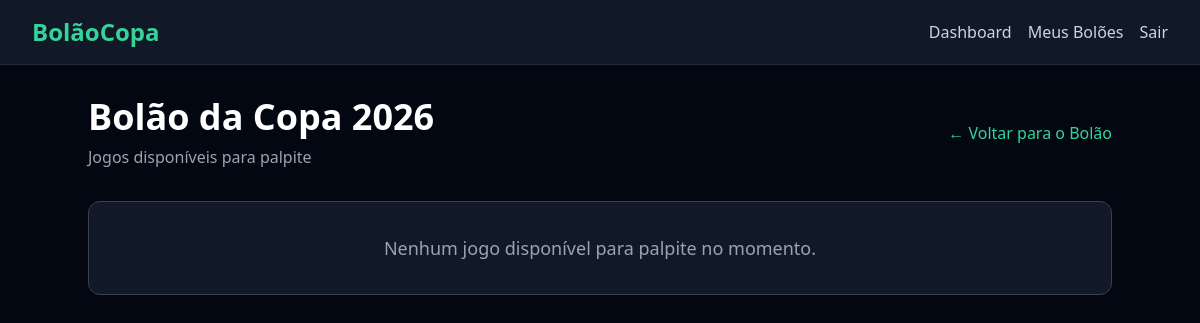
The page /pools/4/matches/ (signed in) on the database as committed earlier.
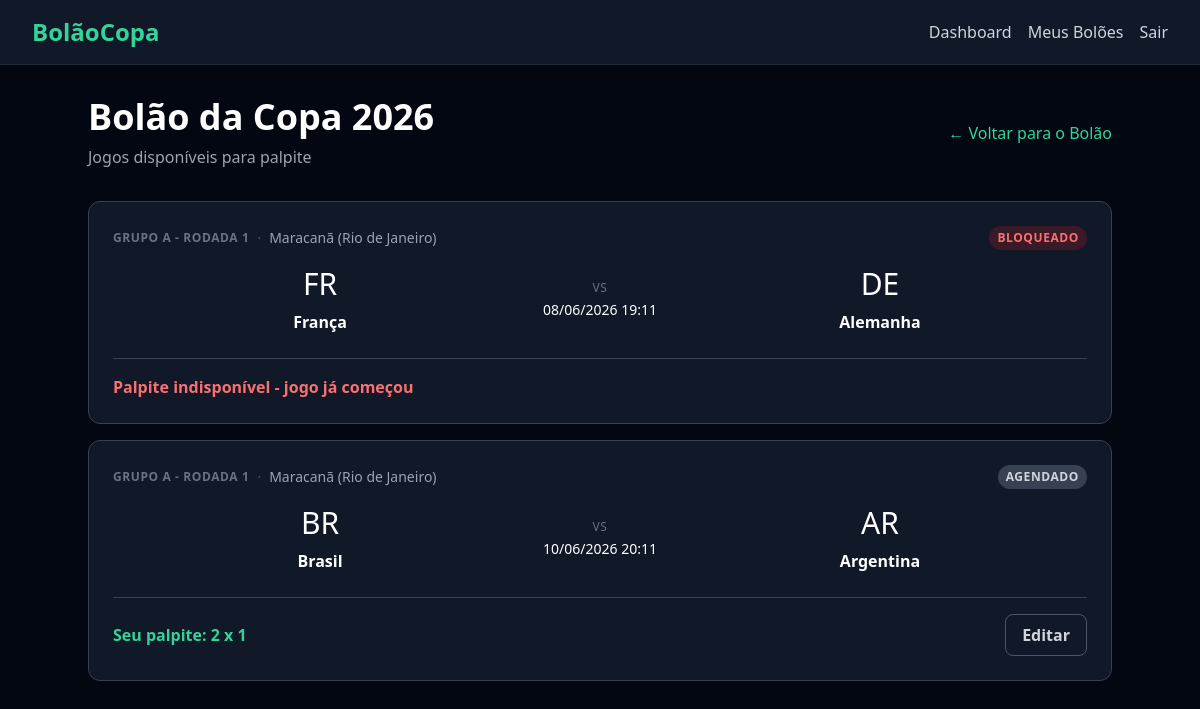
The same page on the database as committed later.
### pools/models.py (models this page shows, shortened)
class Pool(models.Model):
    name = models.CharField(max_length=100)
    description = models.TextField(blank=True)
    invite_token = models.UUIDField(default=uuid.uuid4, unique=True)
    created_by = models.ForeignKey(
        settings.AUTH_USER_MODEL,
        on_delete=models.CASCADE,
        related_name='created_pools',
    )
    created_at = models.DateTimeField(auto_now_add=True)
    updated_at = models.DateTimeField(auto_now=True)

### matches/models.py (models this page shows, shortened)
class Match(models.Model):
    STATUS_CHOICES = (
        ('agendado', 'Agendado'),
        ('em_andamento', 'Em andamento'),
        ('finalizado', 'Finalizado'),
    )
    round = models.ForeignKey(
        Round,
        on_delete=models.CASCADE,
        related_name='matches',
    )
    stadium = models.ForeignKey(
        Stadium,
        on_delete=models.PROTECT,
        related_name='matches',
    )
    home_team = models.ForeignKey(
        Team,
        on_delete=models.PROTECT,
        related_name='home_matches',
    )
    away_team = models.ForeignKey(
        Team,
        on_delete=models.PROTECT,
        related_name='away_matches',
    )
    match_datetime = models.DateTimeField()
    home_score = models.PositiveIntegerField(null=True, blank=True)
    away_score = models.PositiveIntegerField(null=True, blank=True)
    status = models.CharField(
        max_length=20,
        choices=STATUS_CHOICES,
        default='agendado',
    )
    created_at = models.DateTimeField(auto_now_add=True)
    updated_at = models.DateTimeField(auto_now=True)
    class Meta:
        ordering = ('match_datetime',)

class Round(models.Model):
    PHASE_CHOICES = (
        ('grupo', 'Fase de Grupos'),
        ('oitavas', 'Oitavas de Final'),
        ('quartas', 'Quartas de Final'),
        ('semi', 'Semifinal'),
        ('terceiro_lugar', 'Terceiro Lugar'),
        ('final', 'Final'),
    )
    name = models.CharField(max_length=100)
    order = models.PositiveIntegerField()
    phase = models.CharField(max_length=20, choices=PHASE_CHOICES)
    created_at = models.DateTimeField(auto_now_add=True)
    updated_at = models.DateTimeField(auto_now=True)
    class Meta:
        ordering = ('order',)

class Stadium(models.Model):
    name = models.CharField(max_length=200)
    city = models.CharField(max_length=100)
    country = models.CharField(max_length=100)
    created_at = models.DateTimeField(auto_now_add=True)
    updated_at = models.DateTimeField(auto_now=True)
    def __str__(self):
        return f'{self.name} ({self.city})'

class Team(models.Model):
    name = models.CharField(max_length=100)
    country_code = models.CharField(max_length=3, unique=True)
    flag_emoji = models.CharField(max_length=10, blank=True)
    created_at = models.DateTimeField(auto_now_add=True)
    updated_at = models.DateTimeField(auto_now=True)

### predictions/models.py (models this page shows, shortened)
class Prediction(models.Model):
    user = models.ForeignKey(
        settings.AUTH_USER_MODEL,
        on_delete=models.CASCADE,
        related_name='predictions',
    )
    match = models.ForeignKey(
        Match,
        on_delete=models.CASCADE,
        related_name='predictions',
    )
    pool = models.ForeignKey(
        Pool,
        on_delete=models.CASCADE,
        related_name='predictions',
    )
    home_score = models.PositiveIntegerField()
    away_score = models.PositiveIntegerField()
    points = models.IntegerField(default=0)
    created_at = models.DateTimeField(auto_now_add=True)
    updated_at = models.DateTimeField(auto_now=True)
    class Meta:
        unique_together = ('user', 'match', 'pool')

### predictions/views.py (the view)
class PoolMatchListView(LoginRequiredMixin, ListView):
    template_name = 'predictions/pool_matches.html'
    context_object_name = 'matches'
    def get_queryset(self):
        self.pool = get_object_or_404(Pool, pk=self.kwargs['pool_id'])
        return Match.objects.filter(
            match_datetime__gte=timezone.now() - timezone.timedelta(hours=4),
        ).select_related('home_team', 'away_team', 'stadium', 'round').order_by(
            'match_datetime',
        )
    def dispatch(self, request, *args, **kwargs):
        self.pool = get_object_or_404(Pool, pk=self.kwargs['pool_id'])
        if not PoolMember.objects.filter(
            pool=self.pool,
            user=request.user,
        ).exists():
            messages.error(request, 'Você precisa ser membro deste bolão para acessar.')
            return redirect(reverse('pool_detail', kwargs={'pk': self.pool.pk}))
        return super().dispatch(request, *args, **kwargs)
    def get_context_data(self, **kwargs):
        context = super().get_context_data(**kwargs)
        context['pool'] = self.pool
        now = timezone.now()
        user_predictions = {
            p.match_id: p for p in Prediction.objects.filter(
                user=self.request.user,
                pool=self.pool,
            )
        }
        match_items = []
        for match in context['matches']:
            is_locked = match.match_datetime <= now
            match_items.append({
                'match': match,
                'is_locked': is_locked,
                'user_prediction': user_predictions.get(match.pk),
            })
        context['match_items'] = match_items
        return context

### templates/predictions/pool_matches.html (shortened to what this page needs)
{% extends 'base.html' %}
{% block content %}
<div class='max-w-5xl mx-auto'>
    <div class='flex items-center justify-between mb-8'>
        <div>
            <h1 class='text-3xl md:text-4xl font-bold text-white'>{{ pool.name }}</h1>
            <p class='text-gray-400 mt-2'>Jogos disponíveis para palpite</p>
        </div>
        <a href='{% url "pool_detail" pk=pool.pk %}' class='text-emerald-400 hover:text-emerald-300 transition-colors duration-200'>
            &larr; Voltar para o Bolão
        </a>
    </div>
    {% if match_items %}
        <div class='space-y-4'>
            {% for item in match_items %}
                <div class='bg-gray-900 border border-gray-700 rounded-xl p-6 hover:border-emerald-500/50 transition-colors duration-200'>
                    <div class='flex items-center justify-between mb-4'>
                        <div class='flex items-center gap-2 text-sm'>
                            <span class='text-xs font-semibold uppercase tracking-wider text-gray-500'>{{ item.match.round.name }}</span>
                            <span class='text-gray-600'>·</span>
                            <span class='text-gray-400'>{{ item.match.stadium }}</span>
                        </div>
                        {% if item.is_locked %}
                            <span class='text-xs font-semibold uppercase tracking-wider px-2 py-1 rounded-full bg-red-600/20 text-red-400'>Bloqueado</span>
                        {% else %}
                            <span class='text-xs font-semibold uppercase tracking-wider px-2 py-1 rounded-full bg-gray-700 text-gray-300'>Agendado</span>
                        {% endif %}
                    </div>
                    <div class='flex items-center justify-between gap-4'>
                        <div class='flex flex-col items-center gap-2 flex-1'>
                            <span class='text-3xl'>{{ item.match.home_team.flag_emoji }}</span>
                            <span class='text-white font-semibold'>{{ item.match.home_team.name }}</span>
                        </div>
                        <div class='flex flex-col items-center gap-1'>
                            <span class='text-gray-500 text-xs uppercase tracking-wider'>vs</span>
                            <span class='text-white text-sm'>{{ item.match.match_datetime|date:"d/m/Y H:i" }}</span>
                        </div>
                        <div class='flex flex-col items-center gap-2 flex-1'>
                            <span class='text-3xl'>{{ item.match.away_team.flag_emoji }}</span>
                            <span class='text-white font-semibold'>{{ item.match.away_team.name }}</span>
                        </div>
                    </div>
                    <div class='mt-6 pt-4 border-t border-gray-700 flex items-center justify-between'>
                        {% if item.user_prediction %}
                            <span class='text-emerald-400 font-semibold'>Seu palpite: {{ item.user_prediction.home_score }} x {{ item.user_prediction.away_score }}</span>
                        {% elif item.is_locked %}
                            <span class='text-red-400 font-semibold'>Palpite indisponível - jogo já começou</span>
                        {% else %}
                            <span class='text-gray-400'>Você ainda não palpitou neste jogo</span>
                        {% endif %}
                        {% if not item.is_locked and not item.user_prediction %}
                            <a href='{% url "prediction_create" pool_id=pool.pk match_id=item.match.pk %}' class='bg-emerald-600 hover:bg-emerald-500 text-white font-semibold rounded-lg px-4 py-2 transition-colors duration-200'>
                                Palpitar
                            </a>
                        {% elif not item.is_locked and item.user_prediction %}
                            <a href='{% url "prediction_update" pool_id=pool.pk match_id=item.match.pk %}' class='border border-gray-600 hover:border-emerald-500 text-gray-300 hover:text-emerald-400 font-semibold rounded-lg px-4 py-2 transition-colors duration-200'>
                                Editar
                            </a>
                        {% endif %}
                    </div>
                </div>
            {% endfor %}
        </div>
    {% else %}
        <div class='bg-gray-900 border border-gray-700 rounded-xl p-8 text-center'>
            <p class='text-gray-400 text-lg'>Nenhum jogo disponível para palpite no momento.</p>
        </div>
    {% endif %}
</div>
{% endblock %}

### templates/base.html (shortened to what this page needs)
<!DOCTYPE html>
<html lang='pt-br'>
<head>
    <script src='https://cdn.tailwindcss.com'></script>
</head>
<body class='bg-gray-950 min-h-screen text-white'>
    <nav class='bg-gray-900 border-b border-gray-800 sticky top-0 z-50'>
        <div class='max-w-7xl mx-auto px-4 sm:px-6 lg:px-8'>
            <div class='flex justify-between h-16 items-center'>
                <a href='/' class='text-2xl font-bold text-emerald-400'>BolãoCopa</a>
                <div class='flex items-center space-x-4'>
                    {% if user.is_authenticated %}
                        <a href='{% url "dashboard" %}' class='text-gray-300 hover:text-emerald-400 transition-colors duration-200'>Dashboard</a>
                        <a href='{% url "pool_list" %}' class='text-gray-300 hover:text-emerald-400 transition-colors duration-200'>Meus Bolões</a>
                        <form method='post' action='{% url "logout" %}' class='inline'>
                            <button type='submit' class='text-gray-300 hover:text-emerald-400 transition-colors duration-200'>Sair</button>
                        </form>
                    {% else %}
                        <a href='{% url "login" %}' class='text-gray-300 hover:text-emerald-400 transition-colors duration-200'>Entrar</a>
                        <a href='{% url "register" %}' class='bg-emerald-600 hover:bg-emerald-500 text-white font-semibold rounded-lg px-4 py-2 transition-colors duration-200'>Cadastrar</a>
                    {% endif %}
                </div>
            </div>
        </div>
    </nav>
    <main class='max-w-7xl mx-auto px-4 sm:px-6 lg:px-8 py-8'>
        {% block content %}{% endblock %}
    </main>
</body>
</html>

Rows that differ between the two databases and show on the page:
added Match: match.round.name "GRUPO A - RODADA 1", match.stadium "Maracanã (Rio de Janeiro)", shows "BLOQUEADO", match.home_team.flag_emoji "FR", match.home_team.name "França", match.match_datetime "08/06/2026 19:11", match.away_team.flag_emoji "DE", match.away_team.name "Alemanha", shows "Palpite indisponível - jogo já começou"
added Match: match.round.name "GRUPO A - RODADA 1", match.stadium "Maracanã (Rio de Janeiro)", shows "AGENDADO", match.home_team.flag_emoji "BR", match.home_team.name "Brasil", match.match_datetime "10/06/2026 20:11", match.away_team.flag_emoji "AR", match.away_team.name "Argentina", user_prediction.home_score "2", user_prediction.away_score "1", shows "Editar"
Other text that changed with them:
text no longer shown: "Nenhum jogo disponível para palpite no momento."
